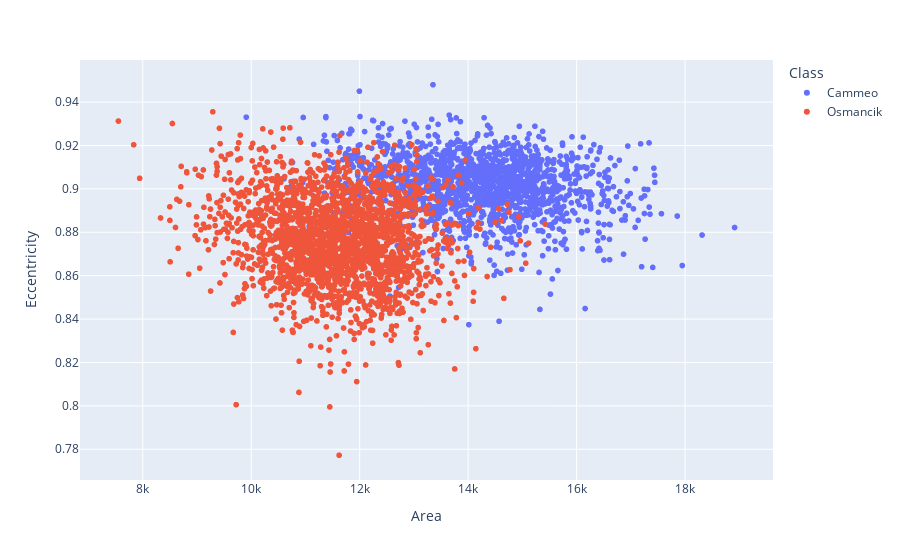
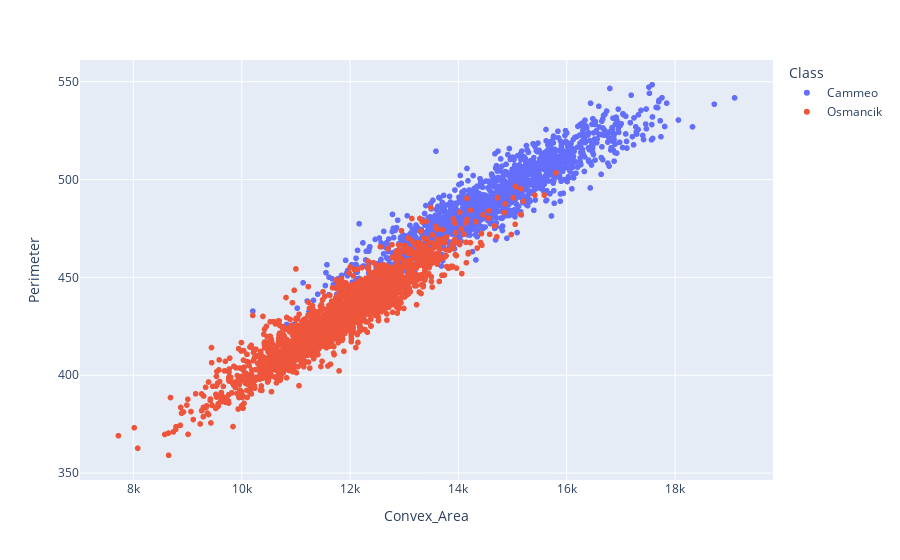
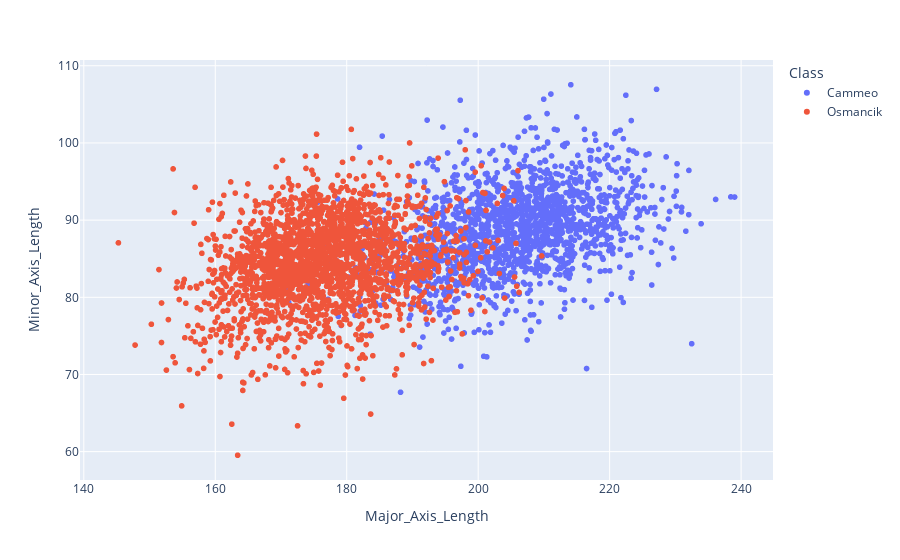
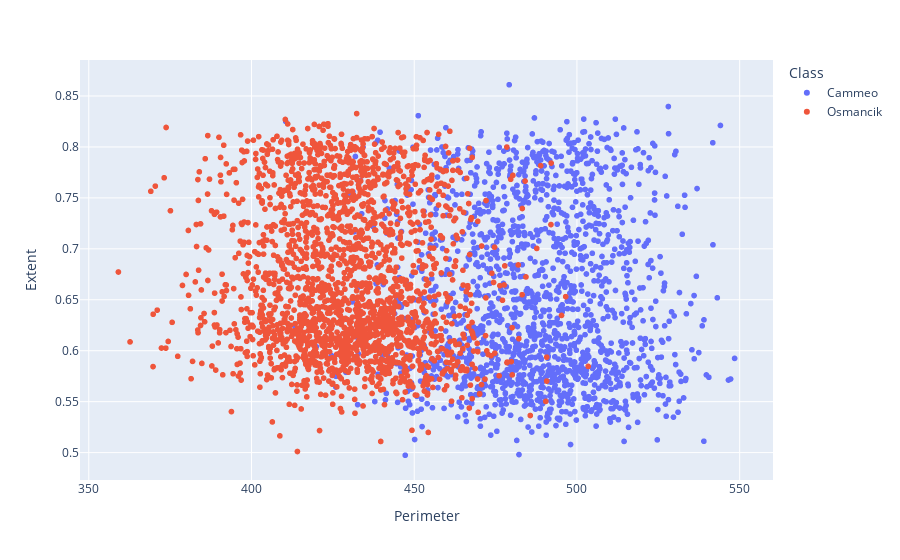

Write notebook code for charts like these, in order.
### Markdown cell above
# Explore the dataset

Plot some of the features against each other, including in 3D.

### Code cell
# Create five 2D plots of the features against each other, color-coded by class.
for x_axis_data, y_axis_data in [
    ('Area', 'Eccentricity'),
    ('Convex_Area', 'Perimeter'),
    ('Major_Axis_Length', 'Minor_Axis_Length'),
    ('Perimeter', 'Extent'),
    ('Eccentricity', 'Major_Axis_Length'),
]:
  px.scatter(rice_dataset, x=x_axis_data, y=y_axis_data, color='Class').show()

### Figure 1 — Plotly figure (JSON) as saved in the notebook; plotly's stock layout.template omitted (floating-point values rounded to 4 significant figures; data arrays with more than 128 entries replaced by an {"elided": "..."} marker saying what was removed)
{"data": [{"hovertemplate": "Class=Cammeo<br>Area=%{x}<br>Eccentricity=%{y}<extra></extra>", "legendgroup": "Cammeo", "marker": {"color": "#636efa", "symbol": "circle"}, "mode": "markers", "name": "Cammeo", "showlegend": true, "type": "scattergl", "x": {"elided": "1630 int values"}, "xaxis": "x", "y": {"elided": "1630 float values"}, "yaxis": "y"}, {"hovertemplate": "Class=Osmancik<br>Area=%{x}<br>Eccentricity=%{y}<extra></extra>", "legendgroup": "Osmancik", "marker": {"color": "#EF553B", "symbol": "circle"}, "mode": "markers", "name": "Osmancik", "showlegend": true, "type": "scattergl", "x": {"elided": "2180 int values"}, "xaxis": "x", "y": {"elided": "2180 float values"}, "yaxis": "y"}], "layout": {"legend": {"title": {"text": "Class"}, "tracegroupgap": 0}, "margin": {"t": 60}, "xaxis": {"anchor": "y", "domain": [0, 1], "title": {"text": "Area"}}, "yaxis": {"anchor": "x", "domain": [0, 1], "title": {"text": "Eccentricity"}}}}

### Figure 2 — Plotly figure (JSON) as saved in the notebook; plotly's stock layout.template omitted (floating-point values rounded to 4 significant figures; data arrays with more than 128 entries replaced by an {"elided": "..."} marker saying what was removed)
{"data": [{"hovertemplate": "Class=Cammeo<br>Convex_Area=%{x}<br>Perimeter=%{y}<extra></extra>", "legendgroup": "Cammeo", "marker": {"color": "#636efa", "symbol": "circle"}, "mode": "markers", "name": "Cammeo", "showlegend": true, "type": "scattergl", "x": {"elided": "1630 int values"}, "xaxis": "x", "y": {"elided": "1630 float values"}, "yaxis": "y"}, {"hovertemplate": "Class=Osmancik<br>Convex_Area=%{x}<br>Perimeter=%{y}<extra></extra>", "legendgroup": "Osmancik", "marker": {"color": "#EF553B", "symbol": "circle"}, "mode": "markers", "name": "Osmancik", "showlegend": true, "type": "scattergl", "x": {"elided": "2180 int values"}, "xaxis": "x", "y": {"elided": "2180 float values"}, "yaxis": "y"}], "layout": {"legend": {"title": {"text": "Class"}, "tracegroupgap": 0}, "margin": {"t": 60}, "xaxis": {"anchor": "y", "domain": [0, 1], "title": {"text": "Convex_Area"}}, "yaxis": {"anchor": "x", "domain": [0, 1], "title": {"text": "Perimeter"}}}}

### Figure 3 — Plotly figure (JSON) as saved in the notebook; plotly's stock layout.template omitted (floating-point values rounded to 4 significant figures; data arrays with more than 128 entries replaced by an {"elided": "..."} marker saying what was removed)
{"data": [{"hovertemplate": "Class=Cammeo<br>Major_Axis_Length=%{x}<br>Minor_Axis_Length=%{y}<extra></extra>", "legendgroup": "Cammeo", "marker": {"color": "#636efa", "symbol": "circle"}, "mode": "markers", "name": "Cammeo", "showlegend": true, "type": "scattergl", "x": {"elided": "1630 float values"}, "xaxis": "x", "y": {"elided": "1630 float values"}, "yaxis": "y"}, {"hovertemplate": "Class=Osmancik<br>Major_Axis_Length=%{x}<br>Minor_Axis_Length=%{y}<extra></extra>", "legendgroup": "Osmancik", "marker": {"color": "#EF553B", "symbol": "circle"}, "mode": "markers", "name": "Osmancik", "showlegend": true, "type": "scattergl", "x": {"elided": "2180 float values"}, "xaxis": "x", "y": {"elided": "2180 float values"}, "yaxis": "y"}], "layout": {"legend": {"title": {"text": "Class"}, "tracegroupgap": 0}, "margin": {"t": 60}, "xaxis": {"anchor": "y", "domain": [0, 1], "title": {"text": "Major_Axis_Length"}}, "yaxis": {"anchor": "x", "domain": [0, 1], "title": {"text": "Minor_Axis_Length"}}}}

### Figure 4 — Plotly figure (JSON) as saved in the notebook; plotly's stock layout.template omitted (floating-point values rounded to 4 significant figures; data arrays with more than 128 entries replaced by an {"elided": "..."} marker saying what was removed)
{"data": [{"hovertemplate": "Class=Cammeo<br>Perimeter=%{x}<br>Extent=%{y}<extra></extra>", "legendgroup": "Cammeo", "marker": {"color": "#636efa", "symbol": "circle"}, "mode": "markers", "name": "Cammeo", "showlegend": true, "type": "scattergl", "x": {"elided": "1630 float values"}, "xaxis": "x", "y": {"elided": "1630 float values"}, "yaxis": "y"}, {"hovertemplate": "Class=Osmancik<br>Perimeter=%{x}<br>Extent=%{y}<extra></extra>", "legendgroup": "Osmancik", "marker": {"color": "#EF553B", "symbol": "circle"}, "mode": "markers", "name": "Osmancik", "showlegend": true, "type": "scattergl", "x": {"elided": "2180 float values"}, "xaxis": "x", "y": {"elided": "2180 float values"}, "yaxis": "y"}], "layout": {"legend": {"title": {"text": "Class"}, "tracegroupgap": 0}, "margin": {"t": 60}, "xaxis": {"anchor": "y", "domain": [0, 1], "title": {"text": "Perimeter"}}, "yaxis": {"anchor": "x", "domain": [0, 1], "title": {"text": "Extent"}}}}
